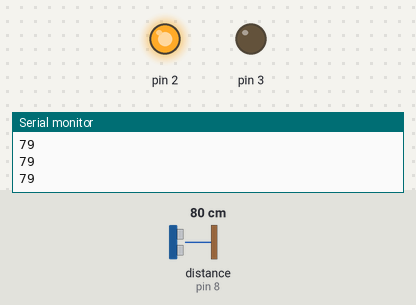
Bench run of a sketch on a simulated Arduino Uno, built with avr-gcc and run on an emulated ATmega328P. On the bench: output pins drawn as LEDs (lit = HIGH), the last lines printed to the serial monitor. Wiring (inferred from the names in the program): ultrasonic range finder: trigger pin 9; echo pin 8. The inputs (shaded band) are chosen by the test bench; at power-on: distance to the obstacle (sensor on pin 8) 80 cm. The echo pulse lasts 58.3 µs per cm; pins used as bus, display or sensor lines are not drawn.

Above: at 1.2 s.
1.3 s: distance to the obstacle (sensor on pin 8) set to 13 cm
2.8 s: distance to the obstacle (sensor on pin 8) set to 10 cm
At 3.6 s:
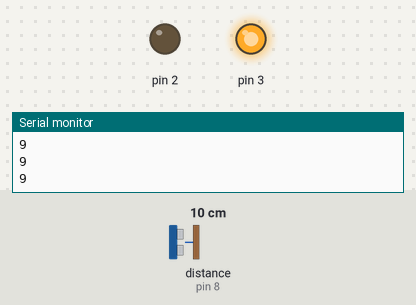
4.5 s: distance to the obstacle (sensor on pin 8) set to 18 cm
At 5.7 s:
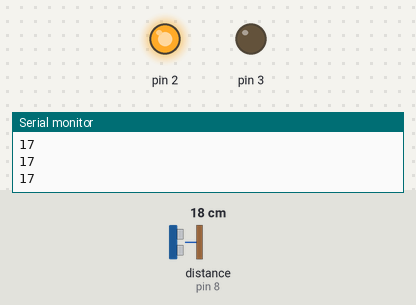
6.3 s: distance to the obstacle (sensor on pin 8) set to 2 cm
At 7.7 s:
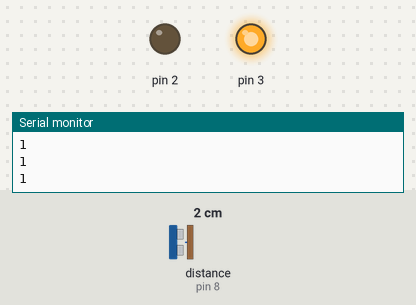
Timing chart, 0 to 9.0 s (numbered marks = the images above; inputs shaded):
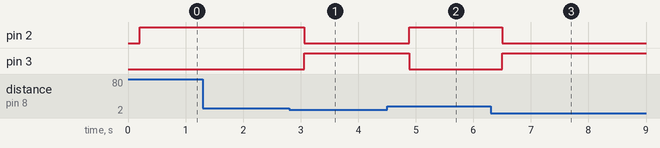

Measured:
- the behaviour switches between 12 and 11 cm on distance to the obstacle (sensor on pin 8) (found by bisection; images 0 and 1)
- after the input at 2.8 s, pin 2: HIGH → LOW after 0.26 s; pin 3: LOW → HIGH after 0.26 s
- after the input at 4.5 s, pin 2: LOW → HIGH after 0.38 s; pin 3: HIGH → LOW after 0.38 s
- after the input at 6.3 s, pin 2: HIGH → LOW after 0.20 s; pin 3: LOW → HIGH after 0.20 s

The sketch:

sensor_ultras_nico.ino
```cpp
int TRIG = 9;
int ECHO = 8;
int ledrojo = 3;
int ledverde = 2;
int DURACION;
int DISTANCIA;

void setup()
{
  Serial.begin(9600);
  pinMode(9, OUTPUT);
  pinMode(8, INPUT);
  pinMode(3, OUTPUT);
  pinMode(2, OUTPUT);


}

void loop()
{

  digitalWrite(TRIG, HIGH);
  delay(1);
  digitalWrite(TRIG, LOW);

  DURACION = pulseIn(8, HIGH);

  DISTANCIA = DURACION / 58.2;
  Serial.println(DISTANCIA);
  delay(200);

  if (DISTANCIA <= 10 && DISTANCIA >= 0){
    digitalWrite(3, HIGH);
        digitalWrite(2, LOW);
   }
   else{
digitalWrite(2, HIGH);
    digitalWrite(3, LOW);
}
}
```
